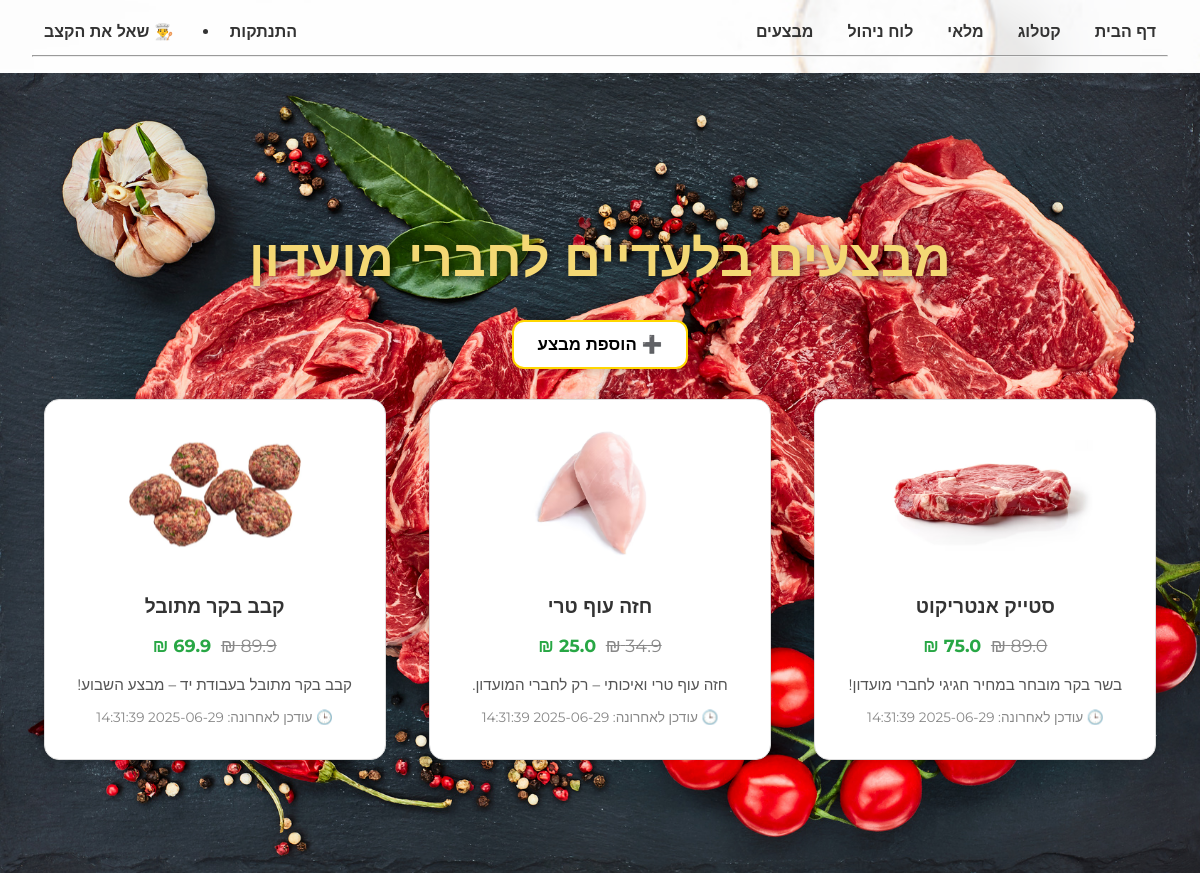
The page /deals (signed in) on the database as committed earlier.
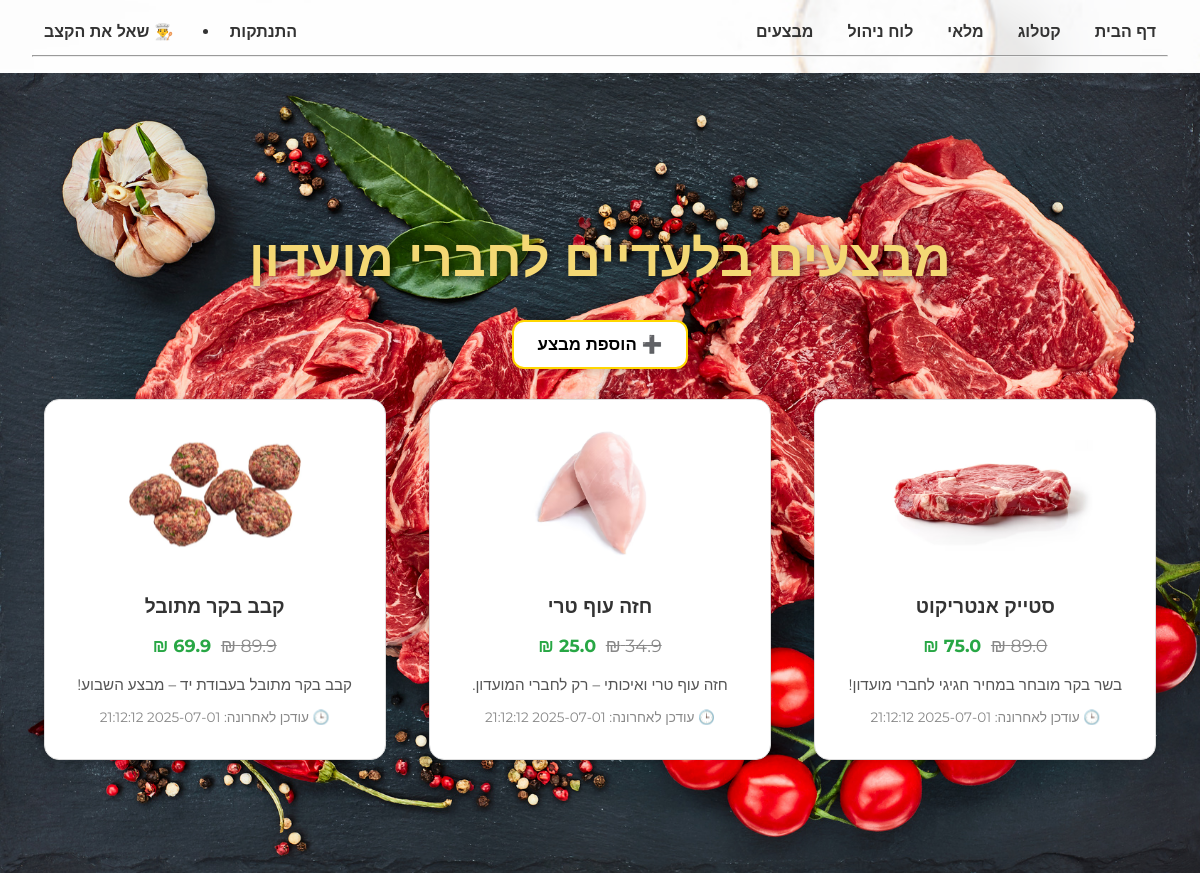
The same page on the database as committed later.
### tables this page shows
CREATE TABLE deals (
            id INTEGER PRIMARY KEY AUTOINCREMENT,
            name TEXT NOT NULL,
            image_url TEXT,
            original_price REAL,
            discounted_price REAL,
            description TEXT,
            updated_at TIMESTAMP DEFAULT (datetime('now', 'localtime')));

### server/routes/deal_routes.py (the view)
@deal_bp.route('/deals')
def show_deals():
    db = get_db()
    deals = db.execute("SELECT * FROM deals").fetchall()
    return render_template('deals.html', deals=deals)

### server/app.py (called while the page is built)
@app.teardown_appcontext
def close_connection(exception):
    close_db()

### server/db.py (called while the page is built)
def get_db():
    db = getattr(g, '_database', None)
    if db is None:
        db = g._database = sqlite3.connect(current_app.config['DATABASE'])
        db.row_factory = sqlite3.Row
    return db

### server/templates/deals.html (shortened to what this page needs)
{% extends "base.html" %}
{% block content %}
<div class="background-katalog">
  <div class="catalog-inner">
    <h2 class="catalog-title">מבצעים בלעדיים לחברי מועדון</h2>
    {% if session.get('user_id') %}
      <div style="text-align: center; margin: 10px 0 30px;">
      <a href="{{ url_for('deal.add_deal') }}" class="btn-add-deal">➕ הוספת מבצע</a>
      </div>
    {% endif %}
    <div class="deals-grid">
      {% for product in deals %}
      <div class="deal-card">
        <img src="{{ product.image_url }}" alt="{{ product.name }}">
        <h3>{{ product.name }}</h3>
        <p class="price">
          <del>{{ product.original_price }} ₪</del>
          <strong>{{ product.discounted_price }} ₪</strong>
        </p>
        <p>{{ product.description }}</p>
        {% if session.get('role') == 'admin' and product.updated_at %}
          <p style="color: #888; font-size: 0.85em; margin-top: 5px;">
            🕒 עודכן לאחרונה: {{ product.updated_at }}
          </p>
        {% endif %}
      </div>
      {% endfor %}
    </div>
  </div>
</div>
{% endblock %}

### server/templates/base.html (shortened to what this page needs)
<!DOCTYPE html>
<html lang="he" dir="rtl">
<head>
    <link rel="stylesheet" href="{{ url_for('static', filename='style.css') }}">
</head>
<body class="{% block body_class %}{% endblock %}">
    <header>
        <nav style="display: flex; gap: 10px; align-items: center; flex-wrap: wrap;">
            {% if session.get('user_id') %}
                <a href="{{ url_for('home.home') }}">דף הבית</a>
                <a href="{{ url_for('product.show_katalog') }}">קטלוג</a>
                <a href="{{ url_for('inventory.show_inventory') }}">מלאי</a>
                <a href="{{ url_for('home.dashboard') }}">לוח ניהול</a>
                <a href="{{ url_for('deal.show_deals') }}">מבצעים</a>
                <a href="{{ url_for('user.logout') }}" style="margin-right: auto;">התנתקות</a>
            {% endif %}
            <li><a href="{{ url_for('ai.ai_assistant') }}">👨‍🍳 שאל את הקצב</a></li>
        </nav>
        <hr>
    </header>
    {% block content %}{% endblock %}
</body>
</html>

### server/static/style.css (style rules this page uses)
body { margin: 0; padding: 0; font-family: 'Montserrat', sans-serif; width: 100vw; height: 100vh; }
body { font-family: Arial, sans-serif; background-color: #010101; direction: rtl; text-align: right; margin: 0; }
h1, h2, h3 { color: #333; }
img { max-width: 100%; height: auto; border-radius: 4px; }
a { color: #007bff; text-decoration: none; }
.deals-grid { display: flex; flex-wrap: wrap; justify-content: center; gap: 20px; margin-top: 30px; }
.deal-card { background-color: #fff9e6; border: 1px solid #ffd700; border-radius: 10px; padding: 15px; width: 250px; box-shadow: 0 2px 6px rgba(0,0,0,0.1); text-align: center; }
.deal-card img { max-width: 100%; height: 150px; object-fit: cover; border-radius: 6px; }
.deal-card h3 { margin: 10px 0 5px; }
.deal-card .price { color: #d9534f; font-size: 1.1em; }
.deal-card del { color: #999; margin-left: 5px; }
.catalog-title { font-size: 3.2rem; color: #f4d874; font-weight: bold; text-align: center; margin-bottom: 2rem; text-shadow: 2px 2px 8px rgba(0, 0, 0, 0.6); font-family: 'Heebo', sans-serif; }
body { margin: 0; font-family: Arial, sans-serif; background: #fafafa; color: #333; }
body { margin: 0; padding: 0; font-family: 'Montserrat', sans-serif; }
body { margin: 0; font-family: 'Heebo', sans-serif; background-image: url("/static/images/main_etliz.png"); background-size: cover; background-position: center; background-attachment: fixed; background-repeat: no-repeat; }
.catalog-inner { position: relative; z-index: 1; width: 100%; max-width: 1400px; padding: 0 2rem; box-sizing: border-box; text-align: center; }
.background-katalog { background-image: url("/static/images/katalogformpic.jpg"); background-size: cover; background-repeat: no-repeat; background-position: center; min-height: 100vh; display: flex; justify-content: center; align-items: center; padding: 0; margin: 0; }
.deals-grid { display: grid; grid-template-columns: repeat(auto-fit, minmax(250px, 1fr)); gap: 20px; justify-items: center; }
.deal-card { background-color: #fff; border: 1px solid #ddd; border-radius: 15px; padding: 20px; box-shadow: 0 2px 8px rgba(0,0,0,0.1); width: 100%; max-width: 300px; transition: transform 0.3s ease; }
.deal-card img { width: 100%; border-radius: 10px; margin-bottom: 10px; }
.deal-card h3 { margin: 10px 0 5px; font-size: 1.2em; color: #333; }
.deal-card .price { font-size: 1.1em; color: #28a745; }
.deal-card .price del { color: #888; margin-left: 5px; }
.deal-card p { font-size: 0.95em; color: #555; }
.btn-add-deal { background-color: #fff; color: #000; padding: 12px 24px; border-radius: 12px; border: 2px solid #ffd700; font-weight: bold; text-decoration: none; font-size: 1.05rem; box-shadow: 0 2px 8px rgba(0,0,0,0.15); transition: all 0.2s ease-in-out; display: inline-block; margin: 0 auto; }

### server/templates/base.html (style rules this page uses)
html, body { margin: 0; padding: 0; width: 100%; height: 100%; overflow-x: hidden; font-family: 'Montserrat', sans-serif; }
body > header { position: relative; z-index: 10; background: rgba(255, 255, 255, 0.8); padding: 1rem 2rem; }
nav a { text-decoration: none; color: #333; font-weight: bold; padding: 6px 12px; border-radius: 4px; }
hr { margin-top: 0.5rem; margin-bottom: 0; }

Rows that differ between the two databases and show on the page:
changed deals "סטייק אנטריקוט": updated_at "2025-06-29 14:31:39" → "2025-07-01 21:12:12"
changed deals "חזה עוף טרי": updated_at "2025-06-29 14:31:39" → "2025-07-01 21:12:12"
changed deals "קבב בקר מתובל": updated_at "2025-06-29 14:31:39" → "2025-07-01 21:12:12"
